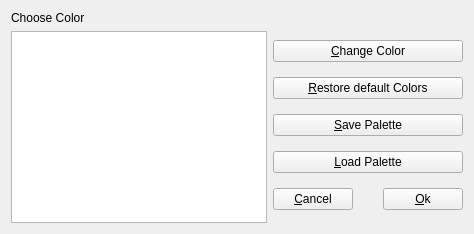
<?xml version="1.0" encoding="UTF-8"?>
<ui version="4.0">
 <class>ColorDialog</class>
 <widget class="QDialog" name="ColorDialog">
  <property name="geometry">
   <rect>
    <x>0</x>
    <y>0</y>
    <width>365</width>
    <height>200</height>
   </rect>
  </property>
  <property name="minimumSize">
   <size>
    <width>365</width>
    <height>200</height>
   </size>
  </property>
  <property name="font">
   <font>
    <family>Tahoma</family>
   </font>
  </property>
  <property name="windowTitle">
   <string>Choose Colors</string>
  </property>
  <property name="modal">
   <bool>true</bool>
  </property>
  <layout class="QGridLayout" name="gridLayout">
   <property name="sizeConstraint">
    <enum>QLayout::SetFixedSize</enum>
   </property>
   <item row="0" column="0">
    <widget class="QLabel" name="chooseColorLabel">
     <property name="text">
      <string>Choose Color</string>
     </property>
    </widget>
   </item>
   <item row="1" column="0">
    <layout class="QHBoxLayout" name="horizontalLayout_2">
     <item>
      <widget class="QListView" name="colorList">
       <property name="minimumSize">
        <size>
         <width>150</width>
         <height>0</height>
        </size>
       </property>
      </widget>
     </item>
     <item>
      <layout class="QVBoxLayout" name="verticalLayout">
       <item>
        <widget class="QPushButton" name="changeColorButton">
         <property name="minimumSize">
          <size>
           <width>170</width>
           <height>0</height>
          </size>
         </property>
         <property name="toolTip">
          <string>Edit the selected color</string>
         </property>
         <property name="text">
          <string>&amp;Change Color</string>
         </property>
         <property name="autoDefault">
          <bool>false</bool>
         </property>
        </widget>
       </item>
       <item>
        <widget class="QPushButton" name="restoreDefaultColorsButton">
         <property name="minimumSize">
          <size>
           <width>170</width>
           <height>0</height>
          </size>
         </property>
         <property name="toolTip">
          <string>Revert to default colors</string>
         </property>
         <property name="text">
          <string>&amp;Restore default Colors</string>
         </property>
         <property name="autoDefault">
          <bool>false</bool>
         </property>
        </widget>
       </item>
       <item>
        <widget class="QPushButton" name="savePaletteButton">
         <property name="minimumSize">
          <size>
           <width>170</width>
           <height>0</height>
          </size>
         </property>
         <property name="toolTip">
          <string>Save the current palette settings in an INI file</string>
         </property>
         <property name="text">
          <string>&amp;Save Palette</string>
         </property>
         <property name="autoDefault">
          <bool>false</bool>
         </property>
        </widget>
       </item>
       <item>
        <widget class="QPushButton" name="loadPaletteButton">
         <property name="minimumSize">
          <size>
           <width>170</width>
           <height>0</height>
          </size>
         </property>
         <property name="toolTip">
          <string>Load palette settings from an INI file</string>
         </property>
         <property name="text">
          <string>&amp;Load Palette</string>
         </property>
         <property name="autoDefault">
          <bool>false</bool>
         </property>
        </widget>
       </item>
       <item>
        <layout class="QHBoxLayout" name="horizontalLayout" stretch="1,6,1">
         <property name="spacing">
          <number>0</number>
         </property>
         <item>
          <widget class="QPushButton" name="cancelButton">
           <property name="minimumSize">
            <size>
             <width>70</width>
             <height>0</height>
            </size>
           </property>
           <property name="toolTip">
            <string>Lose changes and return</string>
           </property>
           <property name="text">
            <string>&amp;Cancel</string>
           </property>
           <property name="autoDefault">
            <bool>false</bool>
           </property>
          </widget>
         </item>
         <item>
          <spacer name="horizontalSpacer">
           <property name="orientation">
            <enum>Qt::Horizontal</enum>
           </property>
           <property name="sizeType">
            <enum>QSizePolicy::Fixed</enum>
           </property>
           <property name="sizeHint" stdset="0">
            <size>
             <width>30</width>
             <height>20</height>
            </size>
           </property>
          </spacer>
         </item>
         <item>
          <widget class="QPushButton" name="okButton">
           <property name="minimumSize">
            <size>
             <width>70</width>
             <height>0</height>
            </size>
           </property>
           <property name="toolTip">
            <string>Apply changes and return</string>
           </property>
           <property name="text">
            <string>&amp;Ok</string>
           </property>
           <property name="autoDefault">
            <bool>false</bool>
           </property>
          </widget>
         </item>
        </layout>
       </item>
      </layout>
     </item>
    </layout>
   </item>
  </layout>
 </widget>
 <resources/>
 <connections/>
</ui>
